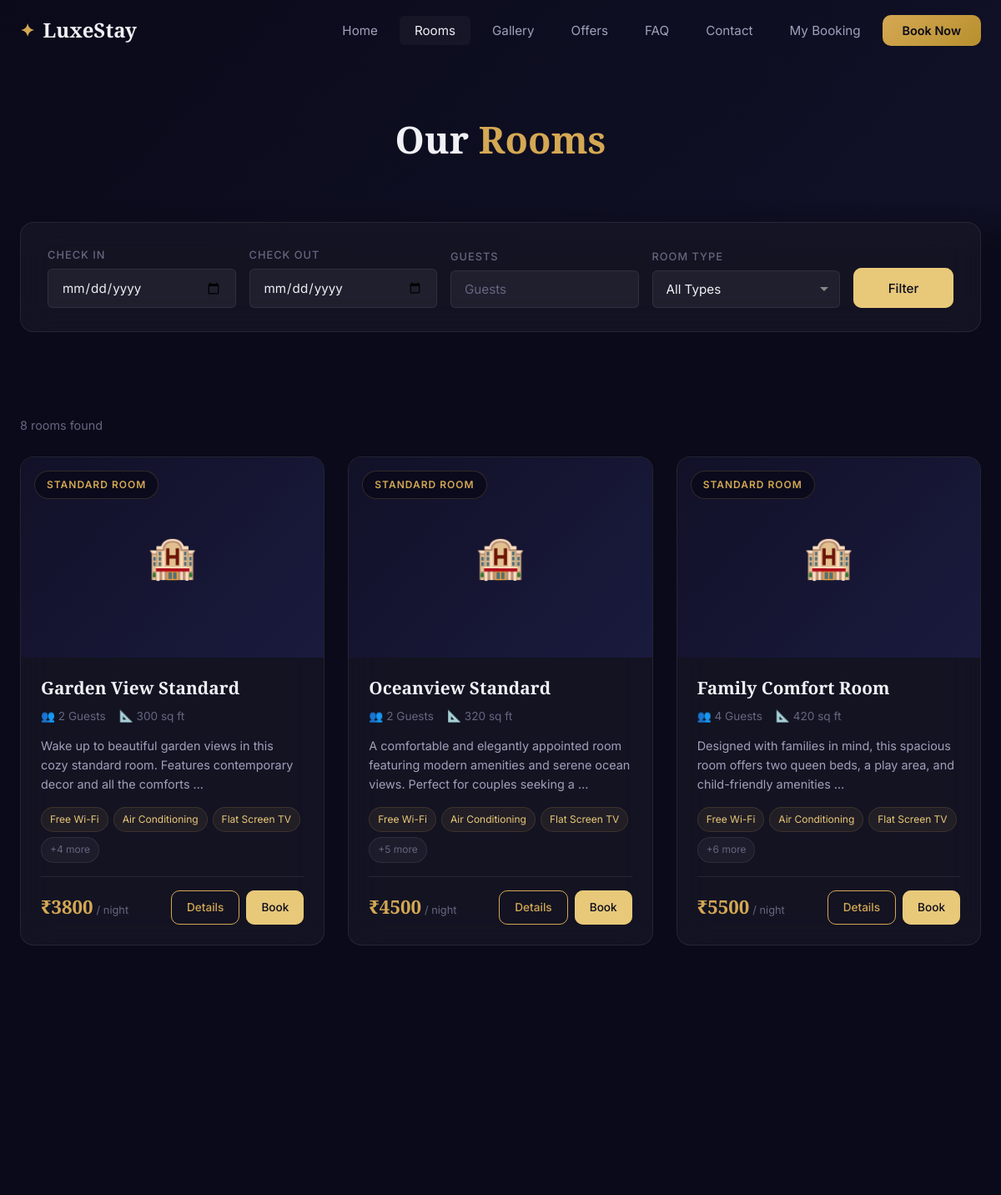
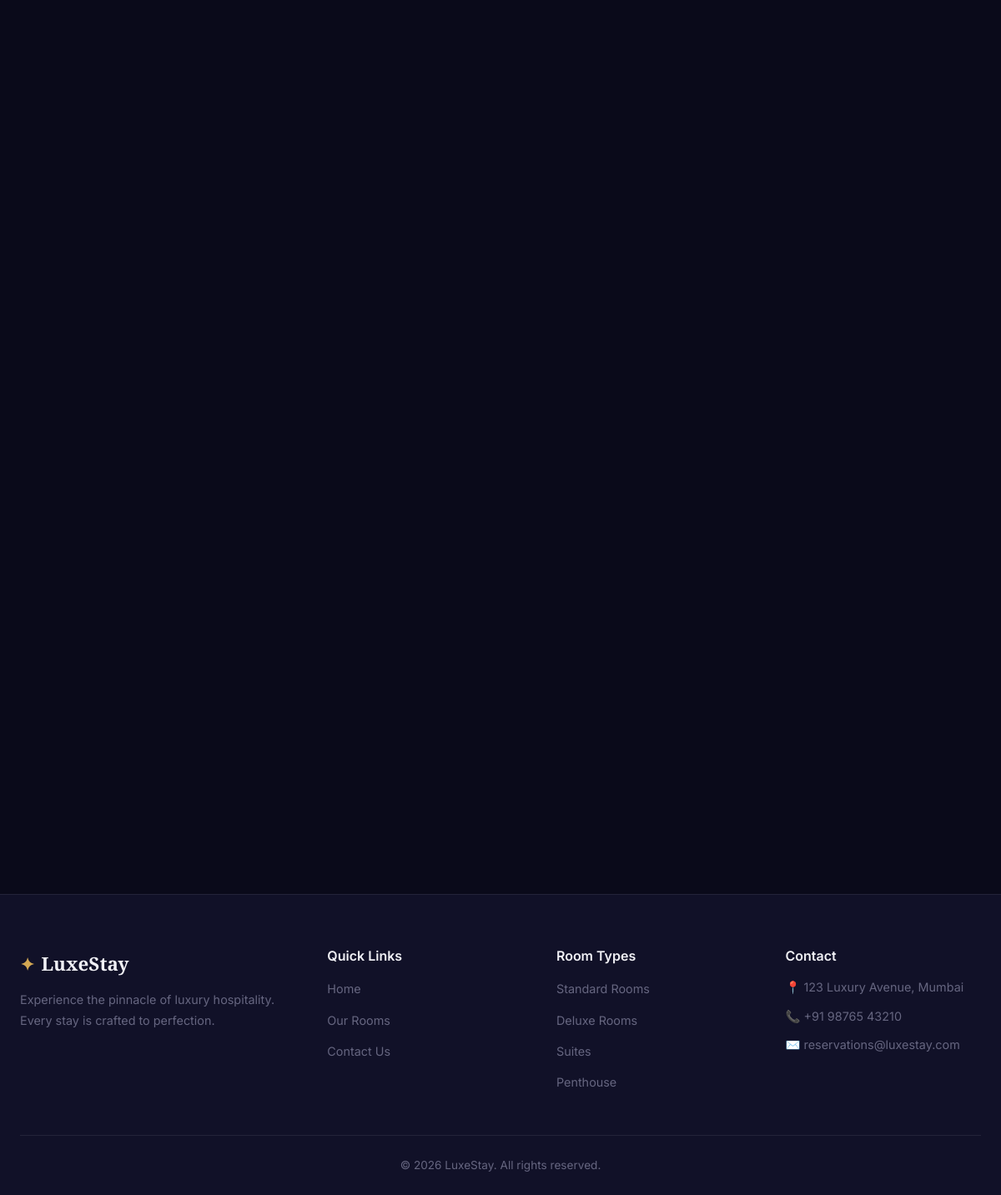
/rooms/, run on the app's committed database (2 pictures, top to bottom).
### booking/models.py (models this page shows, shortened)
class Room(models.Model):
    ROOM_TYPES = [
        ('standard', 'Standard Room'),
        ('deluxe', 'Deluxe Room'),
        ('suite', 'Suite'),
        ('penthouse', 'Penthouse'),
    ]
    name = models.CharField(max_length=100)
    room_type = models.CharField(max_length=20, choices=ROOM_TYPES, default='standard')
    price_per_night = models.DecimalField(max_digits=10, decimal_places=2)
    capacity = models.IntegerField(default=2)
    size_sqft = models.IntegerField(default=300)
    description = models.TextField()
    amenities = models.TextField(help_text="Comma-separated list of amenities")
    image = models.ImageField(upload_to='rooms/', blank=True, null=True)
    is_available = models.BooleanField(default=True)
    is_featured = models.BooleanField(default=False)
    created_at = models.DateTimeField(auto_now_add=True)
    class Meta:
        ordering = ['price_per_night']
    def get_amenities_list(self):
        return [a.strip() for a in self.amenities.split(',') if a.strip()]

### booking/views.py (the view, shortened to what this page needs)
# urls.py: path('rooms/', views.room_list, name='room_list'),
def room_list(request):
    rooms = Room.objects.filter(is_available=True)
    search_form = SearchForm(request.GET or None)
    check_in = None
    check_out = None
    for room in rooms:
        avg = room.reviews.aggregate(Avg('rating'))['rating__avg']
        room.avg_rating = round(avg, 1) if avg else None
        room.review_count = room.reviews.count()
    context = {
        'rooms': rooms,
        'search_form': search_form,
        'check_in': check_in,
        'check_out': check_out,
    }
    return render(request, 'rooms.html', context)

### booking/forms.py
class SearchForm(forms.Form):
    check_in = forms.DateField(
        required=False,
        widget=forms.DateInput(attrs={
            'type': 'date',
            'class': 'form-input',
            'id': 'search-checkin',
        })
    )
    check_out = forms.DateField(
        required=False,
        widget=forms.DateInput(attrs={
            'type': 'date',
            'class': 'form-input',
            'id': 'search-checkout',
        })
    )
    guests = forms.IntegerField(
        required=False,
        min_value=1,
        max_value=10,
        widget=forms.NumberInput(attrs={
            'class': 'form-input',
            'placeholder': 'Guests',
            'id': 'search-guests',
        })
    )
    room_type = forms.ChoiceField(
        required=False,
        choices=[('', 'All Types'), ('standard', 'Standard'), ('deluxe', 'Deluxe'), ('suite', 'Suite'), ('penthouse', 'Penthouse')],
        widget=forms.Select(attrs={
            'class': 'form-input',
            'id': 'search-room-type',
        })
    )

### templates/rooms.html (shortened to what this page needs)
{% extends 'base.html' %}
{% load static %}
{% load booking_tags %}
{% block content %}
<section class="page-header">
    <div class="container">
        <h1 class="page-title animate-fade-up">Our <span class="text-gold">Rooms</span></h1>
    </div>
</section>
<section class="filter-section" id="filter-section">
    <div class="container">
        <form class="search-bar glass-card" action="{% url 'room_list' %}" method="get" id="filter-form">
            <div class="search-field">
                <label for="search-checkin">Check In</label>
                {{ search_form.check_in }}
            </div>
            <div class="search-field">
                <label for="search-checkout">Check Out</label>
                {{ search_form.check_out }}
            </div>
            <div class="search-field">
                <label for="search-guests">Guests</label>
                {{ search_form.guests }}
            </div>
            <div class="search-field">
                <label for="search-room-type">Room Type</label>
                {{ search_form.room_type }}
            </div>
            <button type="submit" class="btn btn-primary search-btn" id="filter-submit">Filter</button>
        </form>
    </div>
</section>
<section class="rooms-section section" id="rooms-listing">
    <div class="container">
        {% if rooms %}
        <p class="results-count">{{ rooms|length }} room{{ rooms|length|pluralize }} found</p>
        <div class="rooms-grid">
            {% for room in rooms %}
            <div class="room-card glass-card animate-on-scroll" id="room-card-{{ room.id }}">
                <div class="room-card-image">
                    {% if room.image %}
                    <img src="{{ room.image.url }}" alt="{{ room.name }}" loading="lazy">
                    {% else %}
                    <div class="room-placeholder">
                        <span>🏨</span>
                    </div>
                    {% endif %}
                    <span class="room-badge">{{ room.get_room_type_display }}</span>
                </div>
                <div class="room-card-body">
                    <h3 class="room-card-title">{{ room.name }}</h3>
                    <div class="room-card-meta">
                        <span>👥 {{ room.capacity }} Guests</span>
                        <span>📐 {{ room.size_sqft }} sq ft</span>
                    </div>
                    <p class="room-card-desc">{{ room.description|truncatewords:18 }}</p>
                    <div class="room-amenities-preview">
                        {% for amenity in room.get_amenities_list|slice:":3" %}
                        <span class="amenity-tag">{{ amenity }}</span>
                        {% endfor %}
                        {% if room.get_amenities_list|length > 3 %}
                        <span class="amenity-tag amenity-more">+{{ room.get_amenities_list|length|add:"-3" }} more</span>
                        {% endif %}
                    </div>
                    <div class="room-card-footer">
                        <div class="room-price">
                            <span class="price-amount">₹{{ room.price_per_night|floatformat:0 }}</span>
                            <span class="price-unit">/ night</span>
                        </div>
                        <div class="room-card-actions">
                            <a href="{% url 'room_detail' room.id %}" class="btn btn-sm btn-outline">Details</a>
                            <a href="{% url 'book_room' room.id %}{% if check_in and check_out %}?check_in={{ check_in|date:'Y-m-d' }}&check_out={{ check_out|date:'Y-m-d' }}{% endif %}" class="btn btn-sm btn-primary">Book</a>
                        </div>
                    </div>
                </div>
            </div>
            {% endfor %}
        </div>
        {% else %}
        <div class="empty-state glass-card">
            <div class="empty-icon">🔍</div>
            <h3>No rooms found</h3>
            <p>Try adjusting your search criteria or <a href="{% url 'room_list' %}">view all rooms</a>.</p>
        </div>
        {% endif %}
    </div>
</section>
{% endblock %}

### templates/base.html (shortened to what this page needs)
{% load static %}
<!DOCTYPE html>
<html lang="en">
<head>
    <link rel="stylesheet" href="{% static 'css/style.css' %}">
</head>
<body>
    <nav class="navbar" id="main-navbar">
        <div class="container nav-container">
            <a href="{% url 'home' %}" class="nav-logo">
                <span class="logo-icon">✦</span>
                <span class="logo-text">LuxeStay</span>
            </a>
            <ul class="nav-links" id="nav-links">
                <li><a href="{% url 'home' %}" class="nav-link {% if request.resolver_match.url_name == 'home' %}active{% endif %}">Home</a></li>
                <li><a href="{% url 'room_list' %}" class="nav-link {% if request.resolver_match.url_name == 'room_list' %}active{% endif %}">Rooms</a></li>
                <li><a href="{% url 'gallery' %}" class="nav-link {% if request.resolver_match.url_name == 'gallery' %}active{% endif %}">Gallery</a></li>
                <li><a href="{% url 'offers' %}" class="nav-link {% if request.resolver_match.url_name == 'offers' %}active{% endif %}">Offers</a></li>
                <li><a href="{% url 'faq' %}" class="nav-link {% if request.resolver_match.url_name == 'faq' %}active{% endif %}">FAQ</a></li>
                <li><a href="{% url 'contact' %}" class="nav-link {% if request.resolver_match.url_name == 'contact' %}active{% endif %}">Contact</a></li>
                <li><a href="{% url 'booking_lookup' %}" class="nav-link {% if request.resolver_match.url_name == 'booking_lookup' %}active{% endif %}">My Booking</a></li>
                <li><a href="{% url 'room_list' %}" class="nav-btn">Book Now</a></li>
            </ul>
        </div>
    </nav>
    <main>
        {% block content %}{% endblock %}
    </main>
    <footer class="footer">
        <div class="container">
            <div class="footer-grid">
                <div class="footer-col">
                    <a href="{% url 'home' %}" class="footer-logo">
                        <span class="logo-icon">✦</span> LuxeStay
                    </a>
                    <p class="footer-desc">Experience the pinnacle of luxury hospitality. Every stay is crafted to perfection.</p>
                </div>
                <div class="footer-col">
                    <h4>Quick Links</h4>
                    <ul>
                        <li><a href="{% url 'home' %}">Home</a></li>
                        <li><a href="{% url 'room_list' %}">Our Rooms</a></li>
                        <li><a href="{% url 'contact' %}">Contact Us</a></li>
                    </ul>
                </div>
                <div class="footer-col">
                    <h4>Room Types</h4>
                    <ul>
                        <li><a href="{% url 'room_list' %}?room_type=standard">Standard Rooms</a></li>
                        <li><a href="{% url 'room_list' %}?room_type=deluxe">Deluxe Rooms</a></li>
                        <li><a href="{% url 'room_list' %}?room_type=suite">Suites</a></li>
                        <li><a href="{% url 'room_list' %}?room_type=penthouse">Penthouse</a></li>
                    </ul>
                </div>
                <div class="footer-col">
                    <h4>Contact</h4>
                    <ul>
                        <li>📍 123 Luxury Avenue, Mumbai</li>
                        <li>📞 +91 98765 43210</li>
                        <li>✉️ reservations@luxestay.com</li>
                    </ul>
                </div>
            </div>
            <div class="footer-bottom">
                <p>&copy; 2026 LuxeStay. All rights reserved.</p>
            </div>
        </div>
    </footer>
</body>
</html>

### data on the page
Room: room_type "STANDARD ROOM", name "Garden View Standard", capacity "2", size_sqft "300", description "Wake up to beautiful garden views in this cozy standard room. Features contemporary decor and all the comforts …", get_amenities_list "Free Wi-Fi" "Air Conditioning" "Flat Screen TV", get_amenities_list|length "4", price_per_night "3800"
Room: room_type "STANDARD ROOM", name "Oceanview Standard", capacity "2", size_sqft "320", description "A comfortable and elegantly appointed room featuring modern amenities and serene ocean views. Perfect for couples seeking a …", get_amenities_list "Free Wi-Fi" "Air Conditioning" "Flat Screen TV", get_amenities_list|length "5", price_per_night "4500"
Room: room_type "STANDARD ROOM", name "Family Comfort Room", capacity "4", size_sqft "420", description "Designed with families in mind, this spacious room offers two queen beds, a play area, and child-friendly amenities …", get_amenities_list "Free Wi-Fi" "Air Conditioning" "Flat Screen TV", get_amenities_list|length "6", price_per_night "5500"

### other printed values
{{ rooms|length }} "8"
